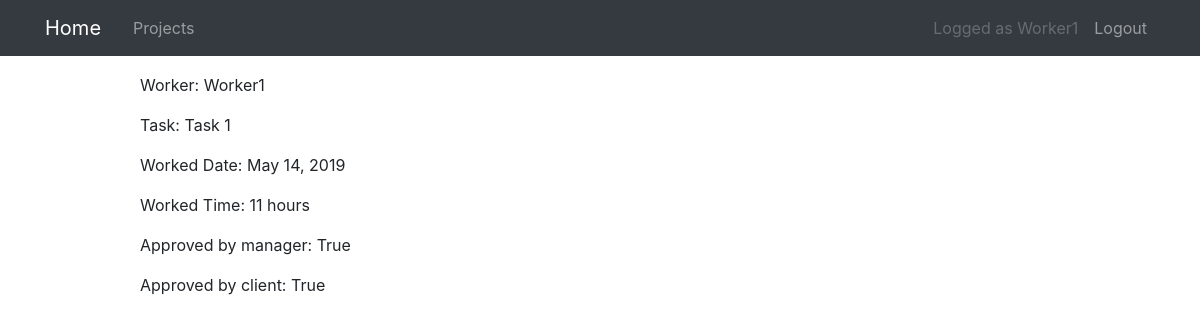
The page /datepoint/5/ (signed in) on the database as committed earlier.
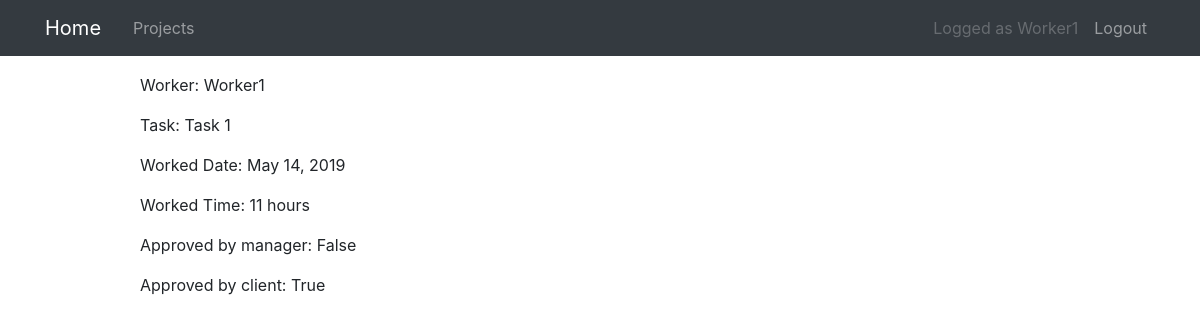
The same page on the database as committed later.
### projects/models.py (models this page shows, shortened)
class DatePoint(models.Model):
    task = models.ForeignKey(Task, on_delete=models.CASCADE)
    worker = models.ForeignKey(User, on_delete=models.CASCADE)
    title = models.CharField(max_length=100)
    description = models.CharField(max_length=100, blank=True)
    url = models.URLField(blank=True)
    worked_time = models.PositiveIntegerField()
    worked_date = models.DateField()
    date_created = models.DateTimeField(auto_now=True)
    approved_manager = models.BooleanField(default=False)
    approved_client = models.BooleanField(default=False)

class Task(models.Model):
    title = models.CharField(max_length=100)
    project = models.ForeignKey(Project, on_delete=models.CASCADE)
    description = models.TextField(blank=True)

### projects/views.py (the view)
class DatePointDetailView(
    PermissionRequiredMixin, UserCanViewDatePointDetail, DetailView
):
    model = DatePoint
    pk_url_kwarg = "datepoint_pk"
    permission_required = "projects.view_datepoint"

### projects/mixins.py (called while the page is built)
    def check_user(self, user, project_pk):
        if user.groups.count() > 0:
            if user.groups.all()[0].name == "Worker":
                queryset = Project.objects.filter(id=project_pk, worker=user)
                if queryset.count() > 0:
                    return True
            elif user.groups.all()[0].name == "Manager":
                queryset = Project.objects.filter(id=project_pk, manager=user)
                if queryset.count() > 0:
                    return True
            elif user.groups.all()[0].name == "Client":
                queryset = Project.objects.filter(id=project_pk, client=user)
                if queryset.count() > 0:
                    return True
        else:
            return False

    def test_func(self):
        datepoint_pk = self.kwargs["datepoint_pk"]
        project_pk = DatePoint.objects.filter(id=datepoint_pk)[
            0
        ].task.project.id
        user = self.request.user
        return super().check_user(user, project_pk)

### projects/templates/projects/datepoint_detail.html (shortened to what this page needs)
{% extends "projects/base.html" %}
{% block content %}
<p>Worker: {{ object.worker }} </p>
<p>Task: {{ object.task.title }} </p>
<p>Worked Date: {{ object.worked_date }} </p>
<p>Worked Time: {{ object.worked_time }} hours</p>
<p id="approved_manager">Approved by manager: {{ object.approved_manager }}</p>
<p id="approved_client">Approved by client: {{ object.approved_client }}</p>
{% endblock content %}

Rows that differ between the two databases and show on the page:
changed DatePoint "True": approved_manager "True" → "False"
